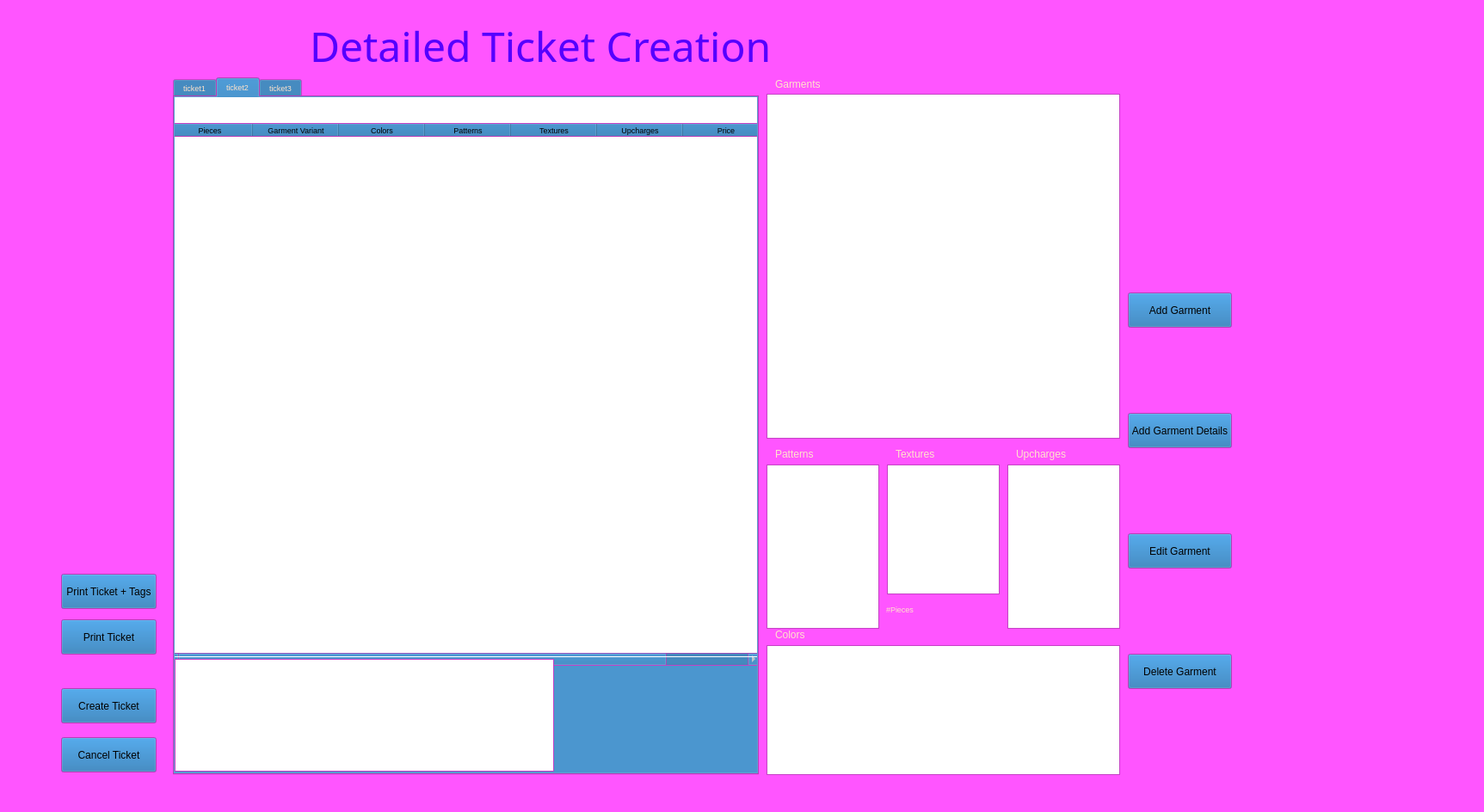
<?xml version="1.0" encoding="UTF-8"?>
<ui version="4.0" connectslotsbyname="false">
 <class>DetailedTicketCreation</class>
 <widget class="QWidget" name="DetailedTicketCreation">
  <property name="geometry">
   <rect>
    <x>0</x>
    <y>0</y>
    <width>1725</width>
    <height>944</height>
   </rect>
  </property>
  <property name="palette">
   <palette>
    <active>
     <colorrole role="WindowText">
      <brush brushstyle="SolidPattern">
       <color alpha="255">
        <red>255</red>
        <green>227</green>
        <blue>203</blue>
       </color>
      </brush>
     </colorrole>
     <colorrole role="Button">
      <brush brushstyle="SolidPattern">
       <color alpha="255">
        <red>26</red>
        <green>110</green>
        <blue>175</blue>
       </color>
      </brush>
     </colorrole>
     <colorrole role="Light">
      <brush brushstyle="SolidPattern">
       <color alpha="255">
        <red>136</red>
        <green>136</green>
        <blue>136</blue>
       </color>
      </brush>
     </colorrole>
     <colorrole role="Text">
      <brush brushstyle="SolidPattern">
       <color alpha="255">
        <red>255</red>
        <green>227</green>
        <blue>203</blue>
       </color>
      </brush>
     </colorrole>
     <colorrole role="ButtonText">
      <brush brushstyle="SolidPattern">
       <color alpha="255">
        <red>255</red>
        <green>227</green>
        <blue>203</blue>
       </color>
      </brush>
     </colorrole>
     <colorrole role="Base">
      <brush brushstyle="SolidPattern">
       <color alpha="255">
        <red>0</red>
        <green>0</green>
        <blue>0</blue>
       </color>
      </brush>
     </colorrole>
     <colorrole role="Window">
      <brush brushstyle="SolidPattern">
       <color alpha="255">
        <red>120</red>
        <green>131</green>
        <blue>170</blue>
       </color>
      </brush>
     </colorrole>
     <colorrole role="Shadow">
      <brush brushstyle="SolidPattern">
       <color alpha="255">
        <red>255</red>
        <green>227</green>
        <blue>203</blue>
       </color>
      </brush>
     </colorrole>
     <colorrole role="HighlightedText">
      <brush brushstyle="SolidPattern">
       <color alpha="255">
        <red>255</red>
        <green>227</green>
        <blue>203</blue>
       </color>
      </brush>
     </colorrole>
     <colorrole role="ToolTipBase">
      <brush brushstyle="SolidPattern">
       <color alpha="255">
        <red>255</red>
        <green>255</green>
        <blue>255</blue>
       </color>
      </brush>
     </colorrole>
     <colorrole role="ToolTipText">
      <brush brushstyle="SolidPattern">
       <color alpha="255">
        <red>255</red>
        <green>255</green>
        <blue>255</blue>
       </color>
      </brush>
     </colorrole>
     <colorrole role="PlaceholderText">
      <brush brushstyle="SolidPattern">
       <color alpha="128">
        <red>85</red>
        <green>0</green>
        <blue>255</blue>
       </color>
      </brush>
     </colorrole>
    </active>
    <inactive>
     <colorrole role="WindowText">
      <brush brushstyle="SolidPattern">
       <color alpha="255">
        <red>255</red>
        <green>227</green>
        <blue>203</blue>
       </color>
      </brush>
     </colorrole>
     <colorrole role="Button">
      <brush brushstyle="SolidPattern">
       <color alpha="255">
        <red>26</red>
        <green>110</green>
        <blue>175</blue>
       </color>
      </brush>
     </colorrole>
     <colorrole role="Window">
      <brush brushstyle="SolidPattern">
       <color alpha="255">
        <red>255</red>
        <green>85</green>
        <blue>255</blue>
       </color>
      </brush>
     </colorrole>
     <colorrole role="HighlightedText">
      <brush brushstyle="SolidPattern">
       <color alpha="255">
        <red>255</red>
        <green>227</green>
        <blue>203</blue>
       </color>
      </brush>
     </colorrole>
     <colorrole role="ToolTipBase">
      <brush brushstyle="SolidPattern">
       <color alpha="255">
        <red>255</red>
        <green>255</green>
        <blue>255</blue>
       </color>
      </brush>
     </colorrole>
    </inactive>
    <disabled>
     <colorrole role="Text">
      <brush brushstyle="SolidPattern">
       <color alpha="255">
        <red>255</red>
        <green>255</green>
        <blue>255</blue>
       </color>
      </brush>
     </colorrole>
     <colorrole role="ButtonText">
      <brush brushstyle="SolidPattern">
       <color alpha="255">
        <red>255</red>
        <green>255</green>
        <blue>255</blue>
       </color>
      </brush>
     </colorrole>
     <colorrole role="HighlightedText">
      <brush brushstyle="SolidPattern">
       <color alpha="255">
        <red>255</red>
        <green>227</green>
        <blue>203</blue>
       </color>
      </brush>
     </colorrole>
    </disabled>
   </palette>
  </property>
  <property name="windowTitle">
   <string>Form</string>
  </property>
  <widget class="QListWidget" name="plist">
   <property name="geometry">
    <rect>
     <x>891</x>
     <y>540</y>
     <width>131</width>
     <height>191</height>
    </rect>
   </property>
  </widget>
  <widget class="QListWidget" name="clist">
   <property name="geometry">
    <rect>
     <x>891</x>
     <y>750</y>
     <width>411</width>
     <height>151</height>
    </rect>
   </property>
  </widget>
  <widget class="QListWidget" name="ulist">
   <property name="geometry">
    <rect>
     <x>1171</x>
     <y>540</y>
     <width>131</width>
     <height>191</height>
    </rect>
   </property>
  </widget>
  <widget class="QLabel" name="ulabel">
   <property name="geometry">
    <rect>
     <x>1181</x>
     <y>520</y>
     <width>61</width>
     <height>16</height>
    </rect>
   </property>
   <property name="text">
    <string>Upcharges</string>
   </property>
  </widget>
  <widget class="QLabel" name="plabel">
   <property name="geometry">
    <rect>
     <x>901</x>
     <y>520</y>
     <width>71</width>
     <height>16</height>
    </rect>
   </property>
   <property name="text">
    <string>Patterns</string>
   </property>
  </widget>
  <widget class="QLabel" name="clabel">
   <property name="geometry">
    <rect>
     <x>901</x>
     <y>730</y>
     <width>49</width>
     <height>16</height>
    </rect>
   </property>
   <property name="text">
    <string>Colors</string>
   </property>
  </widget>
  <widget class="QListWidget" name="glist">
   <property name="geometry">
    <rect>
     <x>891</x>
     <y>109</y>
     <width>411</width>
     <height>401</height>
    </rect>
   </property>
   <property name="font">
    <font>
     <pointsize>14</pointsize>
    </font>
   </property>
   <property name="iconSize">
    <size>
     <width>0</width>
     <height>0</height>
    </size>
   </property>
   <property name="gridSize">
    <size>
     <width>0</width>
     <height>0</height>
    </size>
   </property>
  </widget>
  <widget class="QListWidget" name="tlist">
   <property name="geometry">
    <rect>
     <x>1031</x>
     <y>540</y>
     <width>131</width>
     <height>151</height>
    </rect>
   </property>
  </widget>
  <widget class="QLabel" name="tlabel">
   <property name="geometry">
    <rect>
     <x>1041</x>
     <y>520</y>
     <width>61</width>
     <height>16</height>
    </rect>
   </property>
   <property name="text">
    <string>Textures</string>
   </property>
  </widget>
  <widget class="QLabel" name="glabel">
   <property name="geometry">
    <rect>
     <x>901</x>
     <y>90</y>
     <width>61</width>
     <height>16</height>
    </rect>
   </property>
   <property name="text">
    <string>Garments</string>
   </property>
  </widget>
  <widget class="QLabel" name="pieceslabel">
   <property name="geometry">
    <rect>
     <x>1030</x>
     <y>700</y>
     <width>41</width>
     <height>16</height>
    </rect>
   </property>
   <property name="font">
    <font>
     <pointsize>7</pointsize>
    </font>
   </property>
   <property name="text">
    <string>#Pieces</string>
   </property>
  </widget>
  <widget class="QPushButton" name="editgarmentbutton">
   <property name="geometry">
    <rect>
     <x>1311</x>
     <y>620</y>
     <width>121</width>
     <height>41</height>
    </rect>
   </property>
   <property name="text">
    <string>Edit Garment</string>
   </property>
  </widget>
  <widget class="QPushButton" name="deletegarmentbutton">
   <property name="geometry">
    <rect>
     <x>1311</x>
     <y>760</y>
     <width>121</width>
     <height>41</height>
    </rect>
   </property>
   <property name="text">
    <string>Delete Garment</string>
   </property>
  </widget>
  <widget class="QPushButton" name="canceltbutton">
   <property name="geometry">
    <rect>
     <x>71</x>
     <y>857</y>
     <width>111</width>
     <height>41</height>
    </rect>
   </property>
   <property name="text">
    <string>Cancel Ticket</string>
   </property>
  </widget>
  <widget class="QPushButton" name="ptbutton">
   <property name="geometry">
    <rect>
     <x>71</x>
     <y>720</y>
     <width>111</width>
     <height>41</height>
    </rect>
   </property>
   <property name="text">
    <string>Print Ticket</string>
   </property>
  </widget>
  <widget class="QPushButton" name="ptandtbutton">
   <property name="geometry">
    <rect>
     <x>71</x>
     <y>667</y>
     <width>111</width>
     <height>41</height>
    </rect>
   </property>
   <property name="text">
    <string>Print Ticket + Tags</string>
   </property>
  </widget>
  <widget class="QTabWidget" name="tctabs">
   <property name="geometry">
    <rect>
     <x>201</x>
     <y>90</y>
     <width>681</width>
     <height>811</height>
    </rect>
   </property>
   <property name="palette">
    <palette>
     <active>
      <colorrole role="WindowText">
       <brush brushstyle="SolidPattern">
        <color alpha="255">
         <red>255</red>
         <green>227</green>
         <blue>203</blue>
        </color>
       </brush>
      </colorrole>
      <colorrole role="Button">
       <brush brushstyle="SolidPattern">
        <color alpha="255">
         <red>26</red>
         <green>110</green>
         <blue>175</blue>
        </color>
       </brush>
      </colorrole>
      <colorrole role="Light">
       <brush brushstyle="SolidPattern">
        <color alpha="255">
         <red>136</red>
         <green>136</green>
         <blue>136</blue>
        </color>
       </brush>
      </colorrole>
      <colorrole role="Text">
       <brush brushstyle="SolidPattern">
        <color alpha="255">
         <red>255</red>
         <green>227</green>
         <blue>203</blue>
        </color>
       </brush>
      </colorrole>
      <colorrole role="ButtonText">
       <brush brushstyle="SolidPattern">
        <color alpha="255">
         <red>255</red>
         <green>227</green>
         <blue>203</blue>
        </color>
       </brush>
      </colorrole>
      <colorrole role="Base">
       <brush brushstyle="SolidPattern">
        <color alpha="255">
         <red>0</red>
         <green>0</green>
         <blue>0</blue>
        </color>
       </brush>
      </colorrole>
      <colorrole role="Window">
       <brush brushstyle="SolidPattern">
        <color alpha="255">
         <red>120</red>
         <green>131</green>
         <blue>170</blue>
        </color>
       </brush>
      </colorrole>
      <colorrole role="Shadow">
       <brush brushstyle="SolidPattern">
        <color alpha="255">
         <red>255</red>
         <green>227</green>
         <blue>203</blue>
        </color>
       </brush>
      </colorrole>
      <colorrole role="HighlightedText">
       <brush brushstyle="SolidPattern">
        <color alpha="255">
         <red>255</red>
         <green>227</green>
         <blue>203</blue>
        </color>
       </brush>
      </colorrole>
      <colorrole role="ToolTipBase">
       <brush brushstyle="SolidPattern">
        <color alpha="255">
         <red>255</red>
         <green>255</green>
         <blue>255</blue>
        </color>
       </brush>
      </colorrole>
      <colorrole role="ToolTipText">
       <brush brushstyle="SolidPattern">
        <color alpha="255">
         <red>255</red>
         <green>255</green>
         <blue>255</blue>
        </color>
       </brush>
      </colorrole>
      <colorrole role="PlaceholderText">
       <brush brushstyle="SolidPattern">
        <color alpha="128">
         <red>85</red>
         <green>0</green>
         <blue>255</blue>
        </color>
       </brush>
      </colorrole>
     </active>
     <inactive>
      <colorrole role="WindowText">
       <brush brushstyle="SolidPattern">
        <color alpha="255">
         <red>255</red>
         <green>227</green>
         <blue>203</blue>
        </color>
       </brush>
      </colorrole>
      <colorrole role="Button">
       <brush brushstyle="SolidPattern">
        <color alpha="255">
         <red>26</red>
         <green>110</green>
         <blue>175</blue>
        </color>
       </brush>
      </colorrole>
      <colorrole role="Window">
       <brush brushstyle="SolidPattern">
        <color alpha="255">
         <red>255</red>
         <green>85</green>
         <blue>255</blue>
        </color>
       </brush>
      </colorrole>
      <colorrole role="HighlightedText">
       <brush brushstyle="SolidPattern">
        <color alpha="255">
         <red>255</red>
         <green>227</green>
         <blue>203</blue>
        </color>
       </brush>
      </colorrole>
      <colorrole role="ToolTipBase">
       <brush brushstyle="SolidPattern">
        <color alpha="255">
         <red>255</red>
         <green>255</green>
         <blue>255</blue>
        </color>
       </brush>
      </colorrole>
     </inactive>
     <disabled>
      <colorrole role="Text">
       <brush brushstyle="SolidPattern">
        <color alpha="255">
         <red>255</red>
         <green>255</green>
         <blue>255</blue>
        </color>
       </brush>
      </colorrole>
      <colorrole role="ButtonText">
       <brush brushstyle="SolidPattern">
        <color alpha="255">
         <red>255</red>
         <green>255</green>
         <blue>255</blue>
        </color>
       </brush>
      </colorrole>
      <colorrole role="HighlightedText">
       <brush brushstyle="SolidPattern">
        <color alpha="255">
         <red>255</red>
         <green>227</green>
         <blue>203</blue>
        </color>
       </brush>
      </colorrole>
     </disabled>
    </palette>
   </property>
   <property name="font">
    <font>
     <pointsize>7</pointsize>
    </font>
   </property>
   <property name="currentIndex">
    <number>1</number>
   </property>
   <widget class="QWidget" name="tctabs1">
    <attribute name="title">
     <string>ticket1</string>
    </attribute>
    <widget class="QTextBrowser" name="ttname">
     <property name="geometry">
      <rect>
       <x>-10</x>
       <y>-10</y>
       <width>701</width>
       <height>51</height>
      </rect>
     </property>
     <property name="html">
      <string>&lt;!DOCTYPE HTML PUBLIC &quot;-//W3C//DTD HTML 4.0//EN&quot; &quot;http://www.w3.org/TR/REC-html40/strict.dtd&quot;&gt;
&lt;html&gt;&lt;head&gt;&lt;meta name=&quot;qrichtext&quot; content=&quot;1&quot; /&gt;&lt;meta charset=&quot;utf-8&quot; /&gt;&lt;style type=&quot;text/css&quot;&gt;
p, li { white-space: pre-wrap; }
hr { height: 1px; border-width: 0; }
li.unchecked::marker { content: &quot;\2610&quot;; }
li.checked::marker { content: &quot;\2612&quot;; }
&lt;/style&gt;&lt;/head&gt;&lt;body style=&quot; font-family:'Segoe UI'; font-size:7pt; font-weight:400; font-style:normal;&quot;&gt;
&lt;p align=&quot;center&quot; style=&quot;-qt-paragraph-type:empty; margin-top:0px; margin-bottom:0px; margin-left:0px; margin-right:0px; -qt-block-indent:0; text-indent:0px; font-size:9pt;&quot;&gt;&lt;br /&gt;&lt;/p&gt;&lt;/body&gt;&lt;/html&gt;</string>
     </property>
    </widget>
    <widget class="QTableWidget" name="sglist">
     <property name="enabled">
      <bool>true</bool>
     </property>
     <property name="geometry">
      <rect>
       <x>-10</x>
       <y>30</y>
       <width>691</width>
       <height>631</height>
      </rect>
     </property>
     <property name="baseSize">
      <size>
       <width>0</width>
       <height>0</height>
      </size>
     </property>
     <property name="lineWidth">
      <number>0</number>
     </property>
     <property name="sizeAdjustPolicy">
      <enum>QAbstractScrollArea::SizeAdjustPolicy::AdjustToContentsOnFirstShow</enum>
     </property>
     <property name="editTriggers">
      <set>QAbstractItemView::EditTrigger::NoEditTriggers</set>
     </property>
     <property name="tabKeyNavigation">
      <bool>true</bool>
     </property>
     <property name="showDropIndicator" stdset="0">
      <bool>false</bool>
     </property>
     <property name="dragEnabled">
      <bool>true</bool>
     </property>
     <property name="dragDropOverwriteMode">
      <bool>false</bool>
     </property>
     <property name="dragDropMode">
      <enum>QAbstractItemView::DragDropMode::InternalMove</enum>
     </property>
     <property name="defaultDropAction">
      <enum>Qt::DropAction::MoveAction</enum>
     </property>
     <property name="selectionMode">
      <enum>QAbstractItemView::SelectionMode::ExtendedSelection</enum>
     </property>
     <property name="selectionBehavior">
      <enum>QAbstractItemView::SelectionBehavior::SelectRows</enum>
     </property>
     <property name="textElideMode">
      <enum>Qt::TextElideMode::ElideRight</enum>
     </property>
     <property name="showGrid">
      <bool>false</bool>
     </property>
     <property name="sortingEnabled">
      <bool>true</bool>
     </property>
     <property name="cornerButtonEnabled">
      <bool>true</bool>
     </property>
     <attribute name="horizontalHeaderVisible">
      <bool>true</bool>
     </attribute>
     <attribute name="horizontalHeaderCascadingSectionResizes">
      <bool>false</bool>
     </attribute>
     <attribute name="horizontalHeaderHighlightSections">
      <bool>true</bool>
     </attribute>
     <attribute name="horizontalHeaderShowSortIndicator" stdset="0">
      <bool>true</bool>
     </attribute>
     <attribute name="horizontalHeaderStretchLastSection">
      <bool>false</bool>
     </attribute>
     <attribute name="verticalHeaderVisible">
      <bool>false</bool>
     </attribute>
     <attribute name="verticalHeaderHighlightSections">
      <bool>false</bool>
     </attribute>
     <column>
      <property name="text">
       <string>Pieces</string>
      </property>
      <property name="font">
       <font>
        <pointsize>7</pointsize>
       </font>
      </property>
     </column>
     <column>
      <property name="text">
       <string>Garment Variant</string>
      </property>
      <property name="font">
       <font>
        <pointsize>7</pointsize>
       </font>
      </property>
     </column>
     <column>
      <property name="text">
       <string>Colors</string>
      </property>
      <property name="font">
       <font>
        <pointsize>7</pointsize>
       </font>
      </property>
     </column>
     <column>
      <property name="text">
       <string>Patterns</string>
      </property>
      <property name="font">
       <font>
        <pointsize>7</pointsize>
       </font>
      </property>
     </column>
     <column>
      <property name="text">
       <string>Textures</string>
      </property>
      <property name="font">
       <font>
        <pointsize>7</pointsize>
       </font>
      </property>
     </column>
     <column>
      <property name="text">
       <string>Upcharges</string>
      </property>
      <property name="font">
       <font>
        <pointsize>7</pointsize>
       </font>
      </property>
     </column>
     <column>
      <property name="text">
       <string>Price</string>
      </property>
      <property name="font">
       <font>
        <pointsize>7</pointsize>
       </font>
      </property>
     </column>
    </widget>
    <widget class="QFrame" name="pricesframe">
     <property name="geometry">
      <rect>
       <x>-10</x>
       <y>650</y>
       <width>691</width>
       <height>141</height>
      </rect>
     </property>
     <property name="frameShape">
      <enum>QFrame::Shape::StyledPanel</enum>
     </property>
     <property name="frameShadow">
      <enum>QFrame::Shadow::Raised</enum>
     </property>
     <widget class="Line" name="line">
      <property name="geometry">
       <rect>
        <x>10</x>
        <y>-40</y>
        <width>681</width>
        <height>81</height>
       </rect>
      </property>
      <property name="orientation">
       <enum>Qt::Orientation::Horizontal</enum>
      </property>
     </widget>
     <widget class="QTextEdit" name="ticketnotes">
      <property name="geometry">
       <rect>
        <x>10</x>
        <y>3</y>
        <width>441</width>
        <height>131</height>
       </rect>
      </property>
     </widget>
    </widget>
   </widget>
   <widget class="QWidget" name="tctabs2">
    <attribute name="title">
     <string>ticket2</string>
    </attribute>
    <widget class="QTextBrowser" name="ttname_2">
     <property name="geometry">
      <rect>
       <x>-10</x>
       <y>-10</y>
       <width>701</width>
       <height>51</height>
      </rect>
     </property>
     <property name="html">
      <string>&lt;!DOCTYPE HTML PUBLIC &quot;-//W3C//DTD HTML 4.0//EN&quot; &quot;http://www.w3.org/TR/REC-html40/strict.dtd&quot;&gt;
&lt;html&gt;&lt;head&gt;&lt;meta name=&quot;qrichtext&quot; content=&quot;1&quot; /&gt;&lt;meta charset=&quot;utf-8&quot; /&gt;&lt;style type=&quot;text/css&quot;&gt;
p, li { white-space: pre-wrap; }
hr { height: 1px; border-width: 0; }
li.unchecked::marker { content: &quot;\2610&quot;; }
li.checked::marker { content: &quot;\2612&quot;; }
&lt;/style&gt;&lt;/head&gt;&lt;body style=&quot; font-family:'Segoe UI'; font-size:7pt; font-weight:400; font-style:normal;&quot;&gt;
&lt;p align=&quot;center&quot; style=&quot;-qt-paragraph-type:empty; margin-top:0px; margin-bottom:0px; margin-left:0px; margin-right:0px; -qt-block-indent:0; text-indent:0px; font-size:9pt;&quot;&gt;&lt;br /&gt;&lt;/p&gt;&lt;/body&gt;&lt;/html&gt;</string>
     </property>
    </widget>
    <widget class="QTableWidget" name="sglist_2">
     <property name="geometry">
      <rect>
       <x>-10</x>
       <y>30</y>
       <width>691</width>
       <height>631</height>
      </rect>
     </property>
     <property name="palette">
      <palette>
       <active>
        <colorrole role="WindowText">
         <brush brushstyle="SolidPattern">
          <color alpha="255">
           <red>255</red>
           <green>227</green>
           <blue>203</blue>
          </color>
         </brush>
        </colorrole>
        <colorrole role="Button">
         <brush brushstyle="SolidPattern">
          <color alpha="255">
           <red>26</red>
           <green>110</green>
           <blue>175</blue>
          </color>
         </brush>
        </colorrole>
        <colorrole role="Light">
         <brush brushstyle="SolidPattern">
          <color alpha="255">
           <red>136</red>
           <green>136</green>
           <blue>136</blue>
          </color>
         </brush>
        </colorrole>
        <colorrole role="Text">
         <brush brushstyle="SolidPattern">
          <color alpha="255">
           <red>255</red>
           <green>227</green>
           <blue>203</blue>
          </color>
         </brush>
        </colorrole>
        <colorrole role="ButtonText">
         <brush brushstyle="SolidPattern">
          <color alpha="255">
           <red>255</red>
           <green>227</green>
           <blue>203</blue>
          </color>
         </brush>
        </colorrole>
        <colorrole role="Base">
         <brush brushstyle="SolidPattern">
          <color alpha="255">
           <red>0</red>
           <green>0</green>
           <blue>0</blue>
          </color>
         </brush>
        </colorrole>
        <colorrole role="Window">
         <brush brushstyle="SolidPattern">
          <color alpha="255">
           <red>120</red>
           <green>131</green>
           <blue>170</blue>
          </color>
         </brush>
        </colorrole>
        <colorrole role="Shadow">
         <brush brushstyle="SolidPattern">
          <color alpha="255">
           <red>255</red>
           <green>227</green>
           <blue>203</blue>
          </color>
         </brush>
        </colorrole>
        <colorrole role="HighlightedText">
         <brush brushstyle="SolidPattern">
          <color alpha="255">
           <red>255</red>
           <green>227</green>
           <blue>203</blue>
          </color>
         </brush>
        </colorrole>
        <colorrole role="ToolTipBase">
         <brush brushstyle="SolidPattern">
          <color alpha="255">
           <red>255</red>
           <green>255</green>
           <blue>255</blue>
          </color>
         </brush>
        </colorrole>
        <colorrole role="ToolTipText">
         <brush brushstyle="SolidPattern">
          <color alpha="255">
           <red>255</red>
           <green>255</green>
           <blue>255</blue>
          </color>
         </brush>
        </colorrole>
        <colorrole role="PlaceholderText">
         <brush brushstyle="SolidPattern">
          <color alpha="128">
           <red>85</red>
           <green>0</green>
           <blue>255</blue>
          </color>
         </brush>
        </colorrole>
       </active>
       <inactive>
        <colorrole role="WindowText">
         <brush brushstyle="SolidPattern">
          <color alpha="255">
           <red>255</red>
           <green>227</green>
           <blue>203</blue>
          </color>
         </brush>
        </colorrole>
        <colorrole role="Button">
         <brush brushstyle="SolidPattern">
          <color alpha="255">
           <red>26</red>
           <green>110</green>
           <blue>175</blue>
          </color>
         </brush>
        </colorrole>
        <colorrole role="Window">
         <brush brushstyle="SolidPattern">
          <color alpha="255">
           <red>255</red>
           <green>85</green>
           <blue>255</blue>
          </color>
         </brush>
        </colorrole>
        <colorrole role="HighlightedText">
         <brush brushstyle="SolidPattern">
          <color alpha="255">
           <red>255</red>
           <green>227</green>
           <blue>203</blue>
          </color>
         </brush>
        </colorrole>
        <colorrole role="ToolTipBase">
         <brush brushstyle="SolidPattern">
          <color alpha="255">
           <red>255</red>
           <green>255</green>
           <blue>255</blue>
          </color>
         </brush>
        </colorrole>
       </inactive>
       <disabled>
        <colorrole role="Text">
         <brush brushstyle="SolidPattern">
          <color alpha="255">
           <red>255</red>
           <green>255</green>
           <blue>255</blue>
          </color>
         </brush>
        </colorrole>
        <colorrole role="ButtonText">
         <brush brushstyle="SolidPattern">
          <color alpha="255">
           <red>255</red>
           <green>255</green>
           <blue>255</blue>
          </color>
         </brush>
        </colorrole>
        <colorrole role="HighlightedText">
         <brush brushstyle="SolidPattern">
          <color alpha="255">
           <red>255</red>
           <green>227</green>
           <blue>203</blue>
          </color>
         </brush>
        </colorrole>
       </disabled>
      </palette>
     </property>
     <property name="font">
      <font>
       <pointsize>7</pointsize>
      </font>
     </property>
     <property name="lineWidth">
      <number>1</number>
     </property>
     <property name="selectionBehavior">
      <enum>QAbstractItemView::SelectionBehavior::SelectRows</enum>
     </property>
     <property name="showGrid">
      <bool>false</bool>
     </property>
     <property name="sortingEnabled">
      <bool>true</bool>
     </property>
     <property name="cornerButtonEnabled">
      <bool>false</bool>
     </property>
     <column>
      <property name="text">
       <string>Pieces</string>
      </property>
     </column>
     <column>
      <property name="text">
       <string>Garment Variant</string>
      </property>
     </column>
     <column>
      <property name="text">
       <string>Colors</string>
      </property>
     </column>
     <column>
      <property name="text">
       <string>Patterns</string>
      </property>
     </column>
     <column>
      <property name="text">
       <string>Textures</string>
      </property>
     </column>
     <column>
      <property name="text">
       <string>Upcharges</string>
      </property>
     </column>
     <column>
      <property name="text">
       <string>Price</string>
      </property>
     </column>
    </widget>
    <widget class="QFrame" name="pricesframe_2">
     <property name="geometry">
      <rect>
       <x>-10</x>
       <y>650</y>
       <width>691</width>
       <height>141</height>
      </rect>
     </property>
     <property name="frameShape">
      <enum>QFrame::Shape::StyledPanel</enum>
     </property>
     <property name="frameShadow">
      <enum>QFrame::Shadow::Raised</enum>
     </property>
     <widget class="Line" name="line_2">
      <property name="geometry">
       <rect>
        <x>10</x>
        <y>-40</y>
        <width>681</width>
        <height>81</height>
       </rect>
      </property>
      <property name="orientation">
       <enum>Qt::Orientation::Horizontal</enum>
      </property>
     </widget>
     <widget class="QTextEdit" name="ticketnotes_2">
      <property name="geometry">
       <rect>
        <x>10</x>
        <y>3</y>
        <width>441</width>
        <height>131</height>
       </rect>
      </property>
     </widget>
    </widget>
   </widget>
   <widget class="QWidget" name="tctabs3">
    <attribute name="title">
     <string>ticket3</string>
    </attribute>
    <widget class="QTextBrowser" name="ttname_3">
     <property name="geometry">
      <rect>
       <x>-10</x>
       <y>-10</y>
       <width>701</width>
       <height>51</height>
      </rect>
     </property>
     <property name="html">
      <string>&lt;!DOCTYPE HTML PUBLIC &quot;-//W3C//DTD HTML 4.0//EN&quot; &quot;http://www.w3.org/TR/REC-html40/strict.dtd&quot;&gt;
&lt;html&gt;&lt;head&gt;&lt;meta name=&quot;qrichtext&quot; content=&quot;1&quot; /&gt;&lt;meta charset=&quot;utf-8&quot; /&gt;&lt;style type=&quot;text/css&quot;&gt;
p, li { white-space: pre-wrap; }
hr { height: 1px; border-width: 0; }
li.unchecked::marker { content: &quot;\2610&quot;; }
li.checked::marker { content: &quot;\2612&quot;; }
&lt;/style&gt;&lt;/head&gt;&lt;body style=&quot; font-family:'Segoe UI'; font-size:7pt; font-weight:400; font-style:normal;&quot;&gt;
&lt;p align=&quot;center&quot; style=&quot;-qt-paragraph-type:empty; margin-top:0px; margin-bottom:0px; margin-left:0px; margin-right:0px; -qt-block-indent:0; text-indent:0px; font-size:9pt;&quot;&gt;&lt;br /&gt;&lt;/p&gt;&lt;/body&gt;&lt;/html&gt;</string>
     </property>
    </widget>
    <widget class="QTableWidget" name="sglist_3">
     <property name="geometry">
      <rect>
       <x>-10</x>
       <y>30</y>
       <width>691</width>
       <height>631</height>
      </rect>
     </property>
     <property name="palette">
      <palette>
       <active>
        <colorrole role="WindowText">
         <brush brushstyle="SolidPattern">
          <color alpha="255">
           <red>255</red>
           <green>227</green>
           <blue>203</blue>
          </color>
         </brush>
        </colorrole>
        <colorrole role="Button">
         <brush brushstyle="SolidPattern">
          <color alpha="255">
           <red>26</red>
           <green>110</green>
           <blue>175</blue>
          </color>
         </brush>
        </colorrole>
        <colorrole role="Light">
         <brush brushstyle="SolidPattern">
          <color alpha="255">
           <red>136</red>
           <green>136</green>
           <blue>136</blue>
          </color>
         </brush>
        </colorrole>
        <colorrole role="Text">
         <brush brushstyle="SolidPattern">
          <color alpha="255">
           <red>255</red>
           <green>227</green>
           <blue>203</blue>
          </color>
         </brush>
        </colorrole>
        <colorrole role="ButtonText">
         <brush brushstyle="SolidPattern">
          <color alpha="255">
           <red>255</red>
           <green>227</green>
           <blue>203</blue>
          </color>
         </brush>
        </colorrole>
        <colorrole role="Base">
         <brush brushstyle="SolidPattern">
          <color alpha="255">
           <red>0</red>
           <green>0</green>
           <blue>0</blue>
          </color>
         </brush>
        </colorrole>
        <colorrole role="Window">
         <brush brushstyle="SolidPattern">
          <color alpha="255">
           <red>120</red>
           <green>131</green>
           <blue>170</blue>
          </color>
         </brush>
        </colorrole>
        <colorrole role="Shadow">
         <brush brushstyle="SolidPattern">
          <color alpha="255">
           <red>255</red>
           <green>227</green>
           <blue>203</blue>
          </color>
         </brush>
        </colorrole>
        <colorrole role="HighlightedText">
         <brush brushstyle="SolidPattern">
          <color alpha="255">
           <red>255</red>
           <green>227</green>
           <blue>203</blue>
          </color>
         </brush>
        </colorrole>
        <colorrole role="ToolTipBase">
         <brush brushstyle="SolidPattern">
          <color alpha="255">
           <red>255</red>
           <green>255</green>
           <blue>255</blue>
          </color>
         </brush>
        </colorrole>
        <colorrole role="ToolTipText">
         <brush brushstyle="SolidPattern">
          <color alpha="255">
           <red>255</red>
           <green>255</green>
           <blue>255</blue>
          </color>
         </brush>
        </colorrole>
        <colorrole role="PlaceholderText">
         <brush brushstyle="SolidPattern">
          <color alpha="128">
           <red>85</red>
           <green>0</green>
           <blue>255</blue>
          </color>
         </brush>
        </colorrole>
       </active>
       <inactive>
        <colorrole role="WindowText">
         <brush brushstyle="SolidPattern">
          <color alpha="255">
           <red>255</red>
           <green>227</green>
           <blue>203</blue>
          </color>
         </brush>
        </colorrole>
        <colorrole role="Button">
         <brush brushstyle="SolidPattern">
          <color alpha="255">
           <red>26</red>
           <green>110</green>
           <blue>175</blue>
          </color>
         </brush>
        </colorrole>
        <colorrole role="Window">
         <brush brushstyle="SolidPattern">
          <color alpha="255">
           <red>255</red>
           <green>85</green>
           <blue>255</blue>
          </color>
         </brush>
        </colorrole>
        <colorrole role="HighlightedText">
         <brush brushstyle="SolidPattern">
          <color alpha="255">
           <red>255</red>
           <green>227</green>
           <blue>203</blue>
          </color>
         </brush>
        </colorrole>
        <colorrole role="ToolTipBase">
         <brush brushstyle="SolidPattern">
          <color alpha="255">
           <red>255</red>
           <green>255</green>
           <blue>255</blue>
          </color>
         </brush>
        </colorrole>
       </inactive>
       <disabled>
        <colorrole role="Text">
         <brush brushstyle="SolidPattern">
          <color alpha="255">
           <red>255</red>
           <green>255</green>
           <blue>255</blue>
          </color>
         </brush>
        </colorrole>
        <colorrole role="ButtonText">
         <brush brushstyle="SolidPattern">
          <color alpha="255">
           <red>255</red>
           <green>255</green>
           <blue>255</blue>
          </color>
         </brush>
        </colorrole>
        <colorrole role="HighlightedText">
         <brush brushstyle="SolidPattern">
          <color alpha="255">
           <red>255</red>
           <green>227</green>
           <blue>203</blue>
          </color>
         </brush>
        </colorrole>
       </disabled>
      </palette>
     </property>
     <property name="sortingEnabled">
      <bool>true</bool>
     </property>
     <column>
      <property name="text">
       <string>Pieces</string>
      </property>
     </column>
     <column>
      <property name="text">
       <string>Garment Variant</string>
      </property>
     </column>
     <column>
      <property name="text">
       <string>Colors</string>
      </property>
     </column>
     <column>
      <property name="text">
       <string>Patterns</string>
      </property>
     </column>
     <column>
      <property name="text">
       <string>Textures</string>
      </property>
     </column>
     <column>
      <property name="text">
       <string>Upcharges</string>
      </property>
     </column>
     <column>
      <property name="text">
       <string>Price</string>
      </property>
     </column>
    </widget>
    <widget class="QFrame" name="pricesframe_3">
     <property name="geometry">
      <rect>
       <x>-10</x>
       <y>650</y>
       <width>691</width>
       <height>141</height>
      </rect>
     </property>
     <property name="frameShape">
      <enum>QFrame::Shape::StyledPanel</enum>
     </property>
     <property name="frameShadow">
      <enum>QFrame::Shadow::Raised</enum>
     </property>
     <widget class="Line" name="line_3">
      <property name="geometry">
       <rect>
        <x>10</x>
        <y>-40</y>
        <width>681</width>
        <height>81</height>
       </rect>
      </property>
      <property name="orientation">
       <enum>Qt::Orientation::Horizontal</enum>
      </property>
     </widget>
     <widget class="QTextEdit" name="ticketnotes_3">
      <property name="geometry">
       <rect>
        <x>10</x>
        <y>3</y>
        <width>441</width>
        <height>131</height>
       </rect>
      </property>
     </widget>
    </widget>
   </widget>
  </widget>
  <widget class="QPushButton" name="ctbutton">
   <property name="geometry">
    <rect>
     <x>71</x>
     <y>800</y>
     <width>111</width>
     <height>41</height>
    </rect>
   </property>
   <property name="text">
    <string>Create Ticket</string>
   </property>
  </widget>
  <widget class="QPushButton" name="addgarmentbutton">
   <property name="geometry">
    <rect>
     <x>1311</x>
     <y>340</y>
     <width>121</width>
     <height>41</height>
    </rect>
   </property>
   <property name="text">
    <string>Add Garment</string>
   </property>
  </widget>
  <widget class="QPushButton" name="addtogarmentbutton">
   <property name="geometry">
    <rect>
     <x>1311</x>
     <y>480</y>
     <width>121</width>
     <height>41</height>
    </rect>
   </property>
   <property name="text">
    <string>Add Garment Details</string>
   </property>
  </widget>
  <widget class="QWidget" name="tickettypebuttonwidget" native="true">
   <property name="geometry">
    <rect>
     <x>50</x>
     <y>120</y>
     <width>141</width>
     <height>521</height>
    </rect>
   </property>
  </widget>
  <widget class="QLabel" name="label_5">
   <property name="geometry">
    <rect>
     <x>360</x>
     <y>20</y>
     <width>811</width>
     <height>61</height>
    </rect>
   </property>
   <property name="palette">
    <palette>
     <active>
      <colorrole role="WindowText">
       <brush brushstyle="SolidPattern">
        <color alpha="255">
         <red>85</red>
         <green>0</green>
         <blue>255</blue>
        </color>
       </brush>
      </colorrole>
      <colorrole role="Text">
       <brush brushstyle="SolidPattern">
        <color alpha="255">
         <red>85</red>
         <green>0</green>
         <blue>255</blue>
        </color>
       </brush>
      </colorrole>
      <colorrole role="BrightText">
       <brush brushstyle="SolidPattern">
        <color alpha="255">
         <red>255</red>
         <green>170</green>
         <blue>255</blue>
        </color>
       </brush>
      </colorrole>
      <colorrole role="ButtonText">
       <brush brushstyle="SolidPattern">
        <color alpha="255">
         <red>85</red>
         <green>0</green>
         <blue>255</blue>
        </color>
       </brush>
      </colorrole>
      <colorrole role="Window">
       <brush brushstyle="SolidPattern">
        <color alpha="255">
         <red>85</red>
         <green>0</green>
         <blue>255</blue>
        </color>
       </brush>
      </colorrole>
      <colorrole role="Shadow">
       <brush brushstyle="SolidPattern">
        <color alpha="255">
         <red>255</red>
         <green>170</green>
         <blue>255</blue>
        </color>
       </brush>
      </colorrole>
      <colorrole role="HighlightedText">
       <brush brushstyle="SolidPattern">
        <color alpha="255">
         <red>85</red>
         <green>0</green>
         <blue>255</blue>
        </color>
       </brush>
      </colorrole>
      <colorrole role="ToolTipBase">
       <brush brushstyle="SolidPattern">
        <color alpha="255">
         <red>255</red>
         <green>170</green>
         <blue>255</blue>
        </color>
       </brush>
      </colorrole>
      <colorrole role="ToolTipText">
       <brush brushstyle="SolidPattern">
        <color alpha="255">
         <red>255</red>
         <green>170</green>
         <blue>255</blue>
        </color>
       </brush>
      </colorrole>
     </active>
     <inactive>
      <colorrole role="WindowText">
       <brush brushstyle="SolidPattern">
        <color alpha="255">
         <red>85</red>
         <green>0</green>
         <blue>255</blue>
        </color>
       </brush>
      </colorrole>
      <colorrole role="Text">
       <brush brushstyle="SolidPattern">
        <color alpha="255">
         <red>85</red>
         <green>0</green>
         <blue>255</blue>
        </color>
       </brush>
      </colorrole>
      <colorrole role="BrightText">
       <brush brushstyle="SolidPattern">
        <color alpha="255">
         <red>255</red>
         <green>170</green>
         <blue>255</blue>
        </color>
       </brush>
      </colorrole>
      <colorrole role="ButtonText">
       <brush brushstyle="SolidPattern">
        <color alpha="255">
         <red>85</red>
         <green>0</green>
         <blue>255</blue>
        </color>
       </brush>
      </colorrole>
      <colorrole role="Window">
       <brush brushstyle="SolidPattern">
        <color alpha="255">
         <red>85</red>
         <green>0</green>
         <blue>255</blue>
        </color>
       </brush>
      </colorrole>
      <colorrole role="HighlightedText">
       <brush brushstyle="SolidPattern">
        <color alpha="255">
         <red>85</red>
         <green>0</green>
         <blue>255</blue>
        </color>
       </brush>
      </colorrole>
     </inactive>
     <disabled>
      <colorrole role="Text">
       <brush brushstyle="SolidPattern">
        <color alpha="255">
         <red>255</red>
         <green>170</green>
         <blue>255</blue>
        </color>
       </brush>
      </colorrole>
      <colorrole role="BrightText">
       <brush brushstyle="SolidPattern">
        <color alpha="255">
         <red>255</red>
         <green>170</green>
         <blue>255</blue>
        </color>
       </brush>
      </colorrole>
      <colorrole role="ButtonText">
       <brush brushstyle="SolidPattern">
        <color alpha="255">
         <red>255</red>
         <green>170</green>
         <blue>255</blue>
        </color>
       </brush>
      </colorrole>
      <colorrole role="Base">
       <brush brushstyle="SolidPattern">
        <color alpha="255">
         <red>85</red>
         <green>0</green>
         <blue>255</blue>
        </color>
       </brush>
      </colorrole>
      <colorrole role="Window">
       <brush brushstyle="SolidPattern">
        <color alpha="255">
         <red>85</red>
         <green>0</green>
         <blue>255</blue>
        </color>
       </brush>
      </colorrole>
      <colorrole role="HighlightedText">
       <brush brushstyle="SolidPattern">
        <color alpha="255">
         <red>85</red>
         <green>0</green>
         <blue>255</blue>
        </color>
       </brush>
      </colorrole>
      <colorrole role="ToolTipBase">
       <brush brushstyle="SolidPattern">
        <color alpha="255">
         <red>255</red>
         <green>170</green>
         <blue>255</blue>
        </color>
       </brush>
      </colorrole>
     </disabled>
    </palette>
   </property>
   <property name="font">
    <font>
     <family>Ravie</family>
     <pointsize>36</pointsize>
     <bold>false</bold>
     <underline>false</underline>
     <strikeout>false</strikeout>
    </font>
   </property>
   <property name="autoFillBackground">
    <bool>false</bool>
   </property>
   <property name="text">
    <string>Detailed Ticket Creation</string>
   </property>
   <property name="textFormat">
    <enum>Qt::TextFormat::RichText</enum>
   </property>
   <property name="scaledContents">
    <bool>false</bool>
   </property>
  </widget>
 </widget>
 <resources/>
 <connections/>
</ui>
